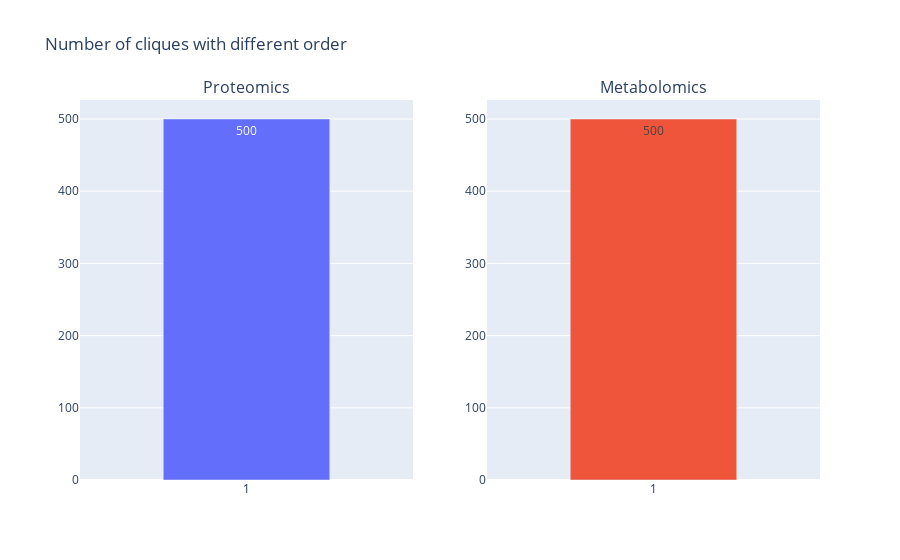

The code cell stored with this chart in its notebook:
### Code cell
#
# Number of cliques with diferent orders
#

fig = make_subplots(rows=1, cols=2, subplot_titles=['Proteomics', 'Metabolomics'])#go.Figure()

for n,G in enumerate([qqg, mmg]):
    plot = pd.Series([len(i) for i in nx.find_cliques(G)]).value_counts().sort_index()
    fig.add_trace(go.Bar(
        x = [str(i) for i in plot.index],
        y = plot.values,
        width=0.5,
        text=plot.values, textposition='auto', 
    ), row=1, col=n+1)

    fig.update_layout(bargap=1)
fig.update_layout(title=f'Number of cliques with different order', showlegend=False)
fig.show()

### Figure 1 — Plotly figure (JSON) as saved in the notebook; plotly's stock layout.template omitted (floating-point values rounded to 4 significant figures)
{"data": [{"text": [500], "textposition": "auto", "type": "bar", "width": 0.5, "x": ["1"], "xaxis": "x", "y": [500], "yaxis": "y"}, {"text": [500], "textposition": "auto", "type": "bar", "width": 0.5, "x": ["1"], "xaxis": "x2", "y": [500], "yaxis": "y2"}], "layout": {"annotations": [{"font": {"size": 16}, "showarrow": false, "text": "Proteomics", "x": 0.225, "xanchor": "center", "xref": "paper", "y": 1, "yanchor": "bottom", "yref": "paper"}, {"font": {"size": 16}, "showarrow": false, "text": "Metabolomics", "x": 0.775, "xanchor": "center", "xref": "paper", "y": 1, "yanchor": "bottom", "yref": "paper"}], "bargap": 1, "showlegend": false, "title": {"text": "Number of cliques with different order"}, "xaxis": {"anchor": "y", "domain": [0, 0.45]}, "xaxis2": {"anchor": "y2", "domain": [0.55, 1]}, "yaxis": {"anchor": "x", "domain": [0, 1]}, "yaxis2": {"anchor": "x2", "domain": [0, 1]}}}
